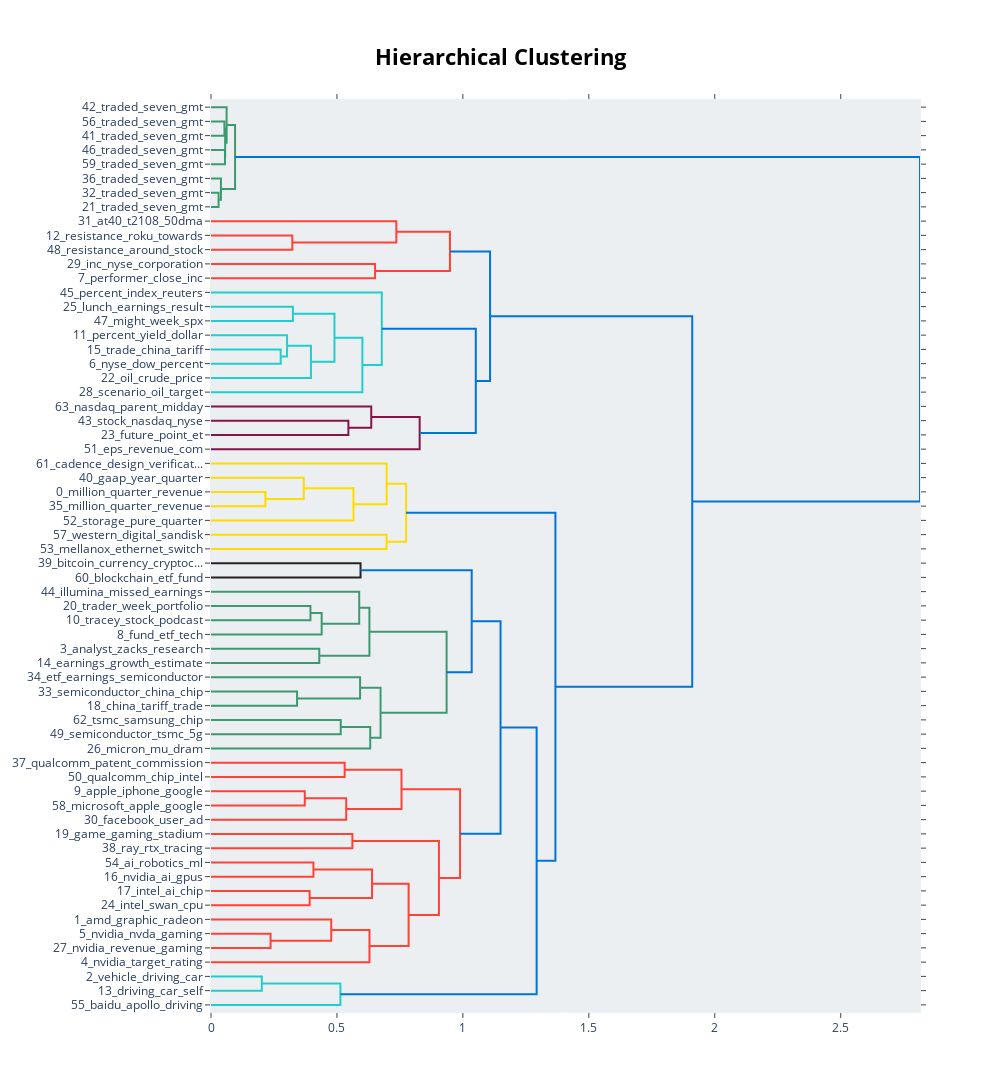

Notebook cell for this chart:
### Code cell
# Visualize topics using a hierarchical structure
bert_topic_model.visualize_hierarchy()

### Figure 1 — Plotly figure (JSON) as saved in the notebook; plotly's stock layout.template omitted (floating-point values rounded to 4 significant figures)
{"data": [{"hoverinfo": "text", "marker": {"color": "rgb(61,153,112)"}, "mode": "lines", "type": "scatter", "x": [0, 0.05329, 0.05329, 0], "xaxis": "x", "y": [-15, -15, -25, -25], "yaxis": "y"}, {"hoverinfo": "text", "marker": {"color": "rgb(61,153,112)"}, "mode": "lines", "type": "scatter", "x": [0, 0.05551, 0.05551, 0], "xaxis": "x", "y": [-35, -35, -45, -45], "yaxis": "y"}, {"hoverinfo": "text", "marker": {"color": "rgb(61,153,112)"}, "mode": "lines", "type": "scatter", "x": [0.05329, 0.05619, 0.05619, 0.05551], "xaxis": "x", "y": [-20, -20, -40, -40], "yaxis": "y"}, {"hoverinfo": "text", "marker": {"color": "rgb(61,153,112)"}, "mode": "lines", "type": "scatter", "x": [0, 0.06198, 0.06198, 0.05619], "xaxis": "x", "y": [-5, -5, -30, -30], "yaxis": "y"}, {"hoverinfo": "text", "marker": {"color": "rgb(61,153,112)"}, "mode": "lines", "type": "scatter", "x": [0, 0.03, 0.03, 0], "xaxis": "x", "y": [-65, -65, -75, -75], "yaxis": "y"}, {"hoverinfo": "text", "marker": {"color": "rgb(61,153,112)"}, "mode": "lines", "type": "scatter", "x": [0, 0.0394, 0.0394, 0.03], "xaxis": "x", "y": [-55, -55, -70, -70], "yaxis": "y"}, {"hoverinfo": "text", "marker": {"color": "rgb(61,153,112)"}, "mode": "lines", "type": "scatter", "x": [0.06198, 0.0955, 0.0955, 0.0394], "xaxis": "x", "y": [-17.5, -17.5, -62.5, -62.5], "yaxis": "y"}, {"hoverinfo": "text", "marker": {"color": "rgb(255,65,54)"}, "mode": "lines", "type": "scatter", "x": [0, 0.3229, 0.3229, 0], "xaxis": "x", "y": [-95, -95, -105, -105], "yaxis": "y"}, {"hoverinfo": "text", "marker": {"color": "rgb(255,65,54)"}, "mode": "lines", "type": "scatter", "x": [0, 0.7359, 0.7359, 0.3229], "xaxis": "x", "y": [-85, -85, -100, -100], "yaxis": "y"}, {"hoverinfo": "text", "marker": {"color": "rgb(255,65,54)"}, "mode": "lines", "type": "scatter", "x": [0, 0.6513, 0.6513, 0], "xaxis": "x", "y": [-115, -115, -125, -125], "yaxis": "y"}, {"hoverinfo": "text", "marker": {"color": "rgb(255,65,54)"}, "mode": "lines", "type": "scatter", "x": [0.7359, 0.9486, 0.9486, 0.6513], "xaxis": "x", "y": [-92.5, -92.5, -120, -120], "yaxis": "y"}, {"hoverinfo": "text", "marker": {"color": "rgb(35,205,205)"}, "mode": "lines", "type": "scatter", "x": [0, 0.325, 0.325, 0], "xaxis": "x", "y": [-145, -145, -155, -155], "yaxis": "y"}, {"hoverinfo": "text", "marker": {"color": "rgb(35,205,205)"}, "mode": "lines", "type": "scatter", "x": [0, 0.2768, 0.2768, 0], "xaxis": "x", "y": [-175, -175, -185, -185], "yaxis": "y"}, {"hoverinfo": "text", "marker": {"color": "rgb(35,205,205)"}, "mode": "lines", "type": "scatter", "x": [0, 0.3019, 0.3019, 0.2768], "xaxis": "x", "y": [-165, -165, -180, -180], "yaxis": "y"}, {"hoverinfo": "text", "marker": {"color": "rgb(35,205,205)"}, "mode": "lines", "type": "scatter", "x": [0.3019, 0.3968, 0.3968, 0], "xaxis": "x", "y": [-172.5, -172.5, -195, -195], "yaxis": "y"}, {"hoverinfo": "text", "marker": {"color": "rgb(35,205,205)"}, "mode": "lines", "type": "scatter", "x": [0.325, 0.4901, 0.4901, 0.3968], "xaxis": "x", "y": [-150, -150, -183.8, -183.8], "yaxis": "y"}, {"hoverinfo": "text", "marker": {"color": "rgb(35,205,205)"}, "mode": "lines", "type": "scatter", "x": [0.4901, 0.601, 0.601, 0], "xaxis": "x", "y": [-166.9, -166.9, -205, -205], "yaxis": "y"}, {"hoverinfo": "text", "marker": {"color": "rgb(35,205,205)"}, "mode": "lines", "type": "scatter", "x": [0, 0.6781, 0.6781, 0.601], "xaxis": "x", "y": [-135, -135, -185.9, -185.9], "yaxis": "y"}, {"hoverinfo": "text", "marker": {"color": "rgb(133,20,75)"}, "mode": "lines", "type": "scatter", "x": [0, 0.5454, 0.5454, 0], "xaxis": "x", "y": [-225, -225, -235, -235], "yaxis": "y"}, {"hoverinfo": "text", "marker": {"color": "rgb(133,20,75)"}, "mode": "lines", "type": "scatter", "x": [0, 0.6362, 0.6362, 0.5454], "xaxis": "x", "y": [-215, -215, -230, -230], "yaxis": "y"}, {"hoverinfo": "text", "marker": {"color": "rgb(133,20,75)"}, "mode": "lines", "type": "scatter", "x": [0.6362, 0.8284, 0.8284, 0], "xaxis": "x", "y": [-222.5, -222.5, -245, -245], "yaxis": "y"}, {"hoverinfo": "text", "marker": {"color": "rgb(0,116,217)"}, "mode": "lines", "type": "scatter", "x": [0.6781, 1.051, 1.051, 0.8284], "xaxis": "x", "y": [-160.5, -160.5, -233.8, -233.8], "yaxis": "y"}, {"hoverinfo": "text", "marker": {"color": "rgb(0,116,217)"}, "mode": "lines", "type": "scatter", "x": [0.9486, 1.108, 1.108, 1.051], "xaxis": "x", "y": [-106.2, -106.2, -197.1, -197.1], "yaxis": "y"}, {"hoverinfo": "text", "marker": {"color": "rgb(255,220,0)"}, "mode": "lines", "type": "scatter", "x": [0, 0.2158, 0.2158, 0], "xaxis": "x", "y": [-275, -275, -285, -285], "yaxis": "y"}, {"hoverinfo": "text", "marker": {"color": "rgb(255,220,0)"}, "mode": "lines", "type": "scatter", "x": [0, 0.3682, 0.3682, 0.2158], "xaxis": "x", "y": [-265, -265, -280, -280], "yaxis": "y"}, {"hoverinfo": "text", "marker": {"color": "rgb(255,220,0)"}, "mode": "lines", "type": "scatter", "x": [0.3682, 0.5657, 0.5657, 0], "xaxis": "x", "y": [-272.5, -272.5, -295, -295], "yaxis": "y"}, {"hoverinfo": "text", "marker": {"color": "rgb(255,220,0)"}, "mode": "lines", "type": "scatter", "x": [0, 0.6975, 0.6975, 0.5657], "xaxis": "x", "y": [-255, -255, -283.8, -283.8], "yaxis": "y"}, {"hoverinfo": "text", "marker": {"color": "rgb(255,220,0)"}, "mode": "lines", "type": "scatter", "x": [0, 0.697, 0.697, 0], "xaxis": "x", "y": [-305, -305, -315, -315], "yaxis": "y"}, {"hoverinfo": "text", "marker": {"color": "rgb(255,220,0)"}, "mode": "lines", "type": "scatter", "x": [0.6975, 0.7745, 0.7745, 0.697], "xaxis": "x", "y": [-269.4, -269.4, -310, -310], "yaxis": "y"}, {"hoverinfo": "text", "marker": {"color": "rgb(40,35,35)"}, "mode": "lines", "type": "scatter", "x": [0, 0.5937, 0.5937, 0], "xaxis": "x", "y": [-325, -325, -335, -335], "yaxis": "y"}, {"hoverinfo": "text", "marker": {"color": "rgb(61,153,112)"}, "mode": "lines", "type": "scatter", "x": [0, 0.3948, 0.3948, 0], "xaxis": "x", "y": [-355, -355, -365, -365], "yaxis": "y"}, {"hoverinfo": "text", "marker": {"color": "rgb(61,153,112)"}, "mode": "lines", "type": "scatter", "x": [0.3948, 0.4394, 0.4394, 0], "xaxis": "x", "y": [-360, -360, -375, -375], "yaxis": "y"}, {"hoverinfo": "text", "marker": {"color": "rgb(61,153,112)"}, "mode": "lines", "type": "scatter", "x": [0, 0.5884, 0.5884, 0.4394], "xaxis": "x", "y": [-345, -345, -367.5, -367.5], "yaxis": "y"}, {"hoverinfo": "text", "marker": {"color": "rgb(61,153,112)"}, "mode": "lines", "type": "scatter", "x": [0, 0.4299, 0.4299, 0], "xaxis": "x", "y": [-385, -385, -395, -395], "yaxis": "y"}, {"hoverinfo": "text", "marker": {"color": "rgb(61,153,112)"}, "mode": "lines", "type": "scatter", "x": [0.5884, 0.6289, 0.6289, 0.4299], "xaxis": "x", "y": [-356.2, -356.2, -390, -390], "yaxis": "y"}, {"hoverinfo": "text", "marker": {"color": "rgb(61,153,112)"}, "mode": "lines", "type": "scatter", "x": [0, 0.3417, 0.3417, 0], "xaxis": "x", "y": [-415, -415, -425, -425], "yaxis": "y"}, {"hoverinfo": "text", "marker": {"color": "rgb(61,153,112)"}, "mode": "lines", "type": "scatter", "x": [0, 0.5919, 0.5919, 0.3417], "xaxis": "x", "y": [-405, -405, -420, -420], "yaxis": "y"}, {"hoverinfo": "text", "marker": {"color": "rgb(61,153,112)"}, "mode": "lines", "type": "scatter", "x": [0, 0.515, 0.515, 0], "xaxis": "x", "y": [-435, -435, -445, -445], "yaxis": "y"}, {"hoverinfo": "text", "marker": {"color": "rgb(61,153,112)"}, "mode": "lines", "type": "scatter", "x": [0.515, 0.6321, 0.6321, 0], "xaxis": "x", "y": [-440, -440, -455, -455], "yaxis": "y"}, {"hoverinfo": "text", "marker": {"color": "rgb(61,153,112)"}, "mode": "lines", "type": "scatter", "x": [0.5919, 0.6732, 0.6732, 0.6321], "xaxis": "x", "y": [-412.5, -412.5, -447.5, -447.5], "yaxis": "y"}, {"hoverinfo": "text", "marker": {"color": "rgb(61,153,112)"}, "mode": "lines", "type": "scatter", "x": [0.6289, 0.9354, 0.9354, 0.6732], "xaxis": "x", "y": [-373.1, -373.1, -430, -430], "yaxis": "y"}, {"hoverinfo": "text", "marker": {"color": "rgb(0,116,217)"}, "mode": "lines", "type": "scatter", "x": [0.5937, 1.035, 1.035, 0.9354], "xaxis": "x", "y": [-330, -330, -401.6, -401.6], "yaxis": "y"}, {"hoverinfo": "text", "marker": {"color": "rgb(255,65,54)"}, "mode": "lines", "type": "scatter", "x": [0, 0.5306, 0.5306, 0], "xaxis": "x", "y": [-465, -465, -475, -475], "yaxis": "y"}, {"hoverinfo": "text", "marker": {"color": "rgb(255,65,54)"}, "mode": "lines", "type": "scatter", "x": [0, 0.3723, 0.3723, 0], "xaxis": "x", "y": [-485, -485, -495, -495], "yaxis": "y"}, {"hoverinfo": "text", "marker": {"color": "rgb(255,65,54)"}, "mode": "lines", "type": "scatter", "x": [0.3723, 0.5367, 0.5367, 0], "xaxis": "x", "y": [-490, -490, -505, -505], "yaxis": "y"}, {"hoverinfo": "text", "marker": {"color": "rgb(255,65,54)"}, "mode": "lines", "type": "scatter", "x": [0.5306, 0.7563, 0.7563, 0.5367], "xaxis": "x", "y": [-470, -470, -497.5, -497.5], "yaxis": "y"}, {"hoverinfo": "text", "marker": {"color": "rgb(255,65,54)"}, "mode": "lines", "type": "scatter", "x": [0, 0.5613, 0.5613, 0], "xaxis": "x", "y": [-515, -515, -525, -525], "yaxis": "y"}, {"hoverinfo": "text", "marker": {"color": "rgb(255,65,54)"}, "mode": "lines", "type": "scatter", "x": [0, 0.4066, 0.4066, 0], "xaxis": "x", "y": [-535, -535, -545, -545], "yaxis": "y"}, {"hoverinfo": "text", "marker": {"color": "rgb(255,65,54)"}, "mode": "lines", "type": "scatter", "x": [0, 0.3916, 0.3916, 0], "xaxis": "x", "y": [-555, -555, -565, -565], "yaxis": "y"}, {"hoverinfo": "text", "marker": {"color": "rgb(255,65,54)"}, "mode": "lines", "type": "scatter", "x": [0.4066, 0.6393, 0.6393, 0.3916], "xaxis": "x", "y": [-540, -540, -560, -560], "yaxis": "y"}, {"hoverinfo": "text", "marker": {"color": "rgb(255,65,54)"}, "mode": "lines", "type": "scatter", "x": [0, 0.2365, 0.2365, 0], "xaxis": "x", "y": [-585, -585, -595, -595], "yaxis": "y"}, {"hoverinfo": "text", "marker": {"color": "rgb(255,65,54)"}, "mode": "lines", "type": "scatter", "x": [0, 0.4773, 0.4773, 0.2365], "xaxis": "x", "y": [-575, -575, -590, -590], "yaxis": "y"}, {"hoverinfo": "text", "marker": {"color": "rgb(255,65,54)"}, "mode": "lines", "type": "scatter", "x": [0.4773, 0.6291, 0.6291, 0], "xaxis": "x", "y": [-582.5, -582.5, -605, -605], "yaxis": "y"}, {"hoverinfo": "text", "marker": {"color": "rgb(255,65,54)"}, "mode": "lines", "type": "scatter", "x": [0.6393, 0.7845, 0.7845, 0.6291], "xaxis": "x", "y": [-550, -550, -593.8, -593.8], "yaxis": "y"}, {"hoverinfo": "text", "marker": {"color": "rgb(255,65,54)"}, "mode": "lines", "type": "scatter", "x": [0.5613, 0.9049, 0.9049, 0.7845], "xaxis": "x", "y": [-520, -520, -571.9, -571.9], "yaxis": "y"}, {"hoverinfo": "text", "marker": {"color": "rgb(255,65,54)"}, "mode": "lines", "type": "scatter", "x": [0.7563, 0.9888, 0.9888, 0.9049], "xaxis": "x", "y": [-483.8, -483.8, -545.9, -545.9], "yaxis": "y"}, {"hoverinfo": "text", "marker": {"color": "rgb(0,116,217)"}, "mode": "lines", "type": "scatter", "x": [1.035, 1.149, 1.149, 0.9888], "xaxis": "x", "y": [-365.8, -365.8, -514.8, -514.8], "yaxis": "y"}, {"hoverinfo": "text", "marker": {"color": "rgb(35,205,205)"}, "mode": "lines", "type": "scatter", "x": [0, 0.2018, 0.2018, 0], "xaxis": "x", "y": [-615, -615, -625, -625], "yaxis": "y"}, {"hoverinfo": "text", "marker": {"color": "rgb(35,205,205)"}, "mode": "lines", "type": "scatter", "x": [0.2018, 0.5137, 0.5137, 0], "xaxis": "x", "y": [-620, -620, -635, -635], "yaxis": "y"}, {"hoverinfo": "text", "marker": {"color": "rgb(0,116,217)"}, "mode": "lines", "type": "scatter", "x": [1.149, 1.293, 1.293, 0.5137], "xaxis": "x", "y": [-440.3, -440.3, -627.5, -627.5], "yaxis": "y"}, {"hoverinfo": "text", "marker": {"color": "rgb(0,116,217)"}, "mode": "lines", "type": "scatter", "x": [0.7745, 1.367, 1.367, 1.293], "xaxis": "x", "y": [-289.7, -289.7, -533.9, -533.9], "yaxis": "y"}, {"hoverinfo": "text", "marker": {"color": "rgb(0,116,217)"}, "mode": "lines", "type": "scatter", "x": [1.108, 1.91, 1.91, 1.367], "xaxis": "x", "y": [-151.7, -151.7, -411.8, -411.8], "yaxis": "y"}, {"hoverinfo": "text", "marker": {"color": "rgb(0,116,217)"}, "mode": "lines", "type": "scatter", "x": [0.0955, 2.815, 2.815, 1.91], "xaxis": "x", "y": [-40, -40, -281.7, -281.7], "yaxis": "y"}], "layout": {"autosize": false, "height": 1160, "hoverlabel": {"bgcolor": "white", "font": {"family": "Rockwell", "size": 16}}, "hovermode": "closest", "plot_bgcolor": "#ECEFF1", "showlegend": false, "title": {"font": {"color": "Black", "size": 22}, "text": "<b>Hierarchical Clustering</b>", "x": 0.5, "xanchor": "center", "yanchor": "top"}, "width": 1000, "xaxis": {"mirror": "allticks", "rangemode": "tozero", "showgrid": false, "showline": true, "showticklabels": true, "ticks": "outside", "type": "linear", "zeroline": false}, "yaxis": {"mirror": "allticks", "range": [-640, 0], "rangemode": "tozero", "showgrid": false, "showline": true, "showticklabels": true, "tickmode": "array", "ticks": "outside", "ticktext": ["42_traded_seven_gmt", "56_traded_seven_gmt", "41_traded_seven_gmt", "46_traded_seven_gmt", "59_traded_seven_gmt", "36_traded_seven_gmt", "32_traded_seven_gmt", "21_traded_seven_gmt", "31_at40_t2108_50dma", "12_resistance_roku_towards", "48_resistance_around_stock", "29_inc_nyse_corporation", "7_performer_close_inc", "45_percent_index_reuters", "25_lunch_earnings_result", "47_might_week_spx", "11_percent_yield_dollar", "15_trade_china_tariff", "6_nyse_dow_percent", "22_oil_crude_price", "28_scenario_oil_target", "63_nasdaq_parent_midday", "43_stock_nasdaq_nyse", "23_future_point_et", "51_eps_revenue_com", "61_cadence_design_verificat...", "40_gaap_year_quarter", "0_million_quarter_revenue", "35_million_quarter_revenue", "52_storage_pure_quarter", "57_western_digital_sandisk", "53_mellanox_ethernet_switch", "39_bitcoin_currency_cryptoc...", "60_blockchain_etf_fund", "44_illumina_missed_earnings", "20_trader_week_portfolio", "10_tracey_stock_podcast", "8_fund_etf_tech", "3_analyst_zacks_research", "14_earnings_growth_estimate", "34_etf_earnings_semiconductor", "33_semiconductor_china_chip", "18_china_tariff_trade", "62_tsmc_samsung_chip", "49_semiconductor_tsmc_5g", "26_micron_mu_dram", "37_qualcomm_patent_commission", "50_qualcomm_chip_intel", "9_apple_iphone_google", "58_microsoft_apple_google", "30_facebook_user_ad", "19_game_gaming_stadium", "38_ray_rtx_tracing", "54_ai_robotics_ml", "16_nvidia_ai_gpus", "17_intel_ai_chip", "24_intel_swan_cpu", "1_amd_graphic_radeon", "5_nvidia_nvda_gaming", "27_nvidia_revenue_gaming", "4_nvidia_target_rating", "2_vehicle_driving_car", "13_driving_car_self", "55_baidu_apollo_driving"], "tickvals": [-5, -15, -25, -35, -45, -55, -65, -75, -85, -95, -105, -115, -125, -135, -145, -155, -165, -175, -185, -195, -205, -215, -225, -235, -245, -255, -265, -275, -285, -295, -305, -315, -325, -335, -345, -355, -365, -375, -385, -395, -405, -415, -425, -435, -445, -455, -465, -475, -485, -495, -505, -515, -525, -535, -545, -555, -565, -575, -585, -595, -605, -615, -625, -635], "type": "linear", "zeroline": false}}}
